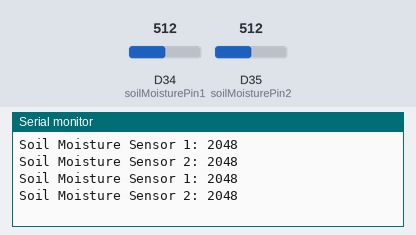
This sketch was run on a simulated Arduino Due. Parts: the last lines printed to the serial monitor. The test bench sets the inputs (shaded band); at power-on: D34 (soilMoisturePin1) = 512, D35 (soilMoisturePin2) = 512 (analog values on the 0–1023 scale).

Above: at 1.8 s.
1.9 s: D34 (soilMoisturePin1) set to 716
At 2.8 s:
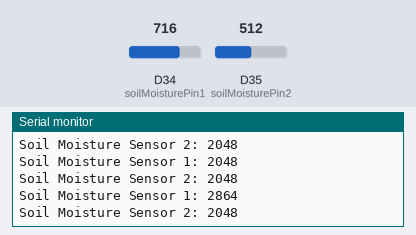
3.4 s: D35 (soilMoisturePin2) set to 716
At 4.7 s:
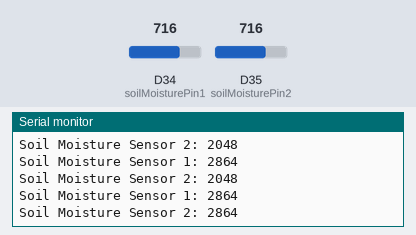
4.9 s: D34 (soilMoisturePin1) set to 900
At 5.8 s:
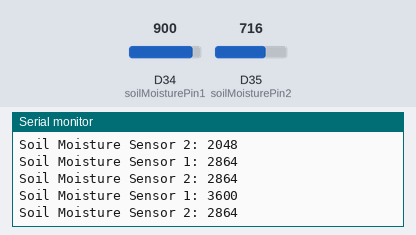
6.4 s: D35 (soilMoisturePin2) set to 900
At 7.3 s:
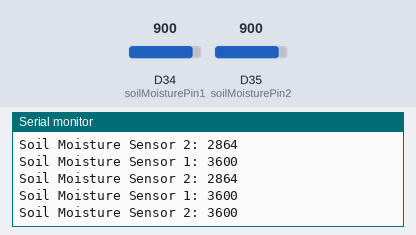
Timing chart, 0 to 8.9 s (numbered marks = the images above; inputs shaded):
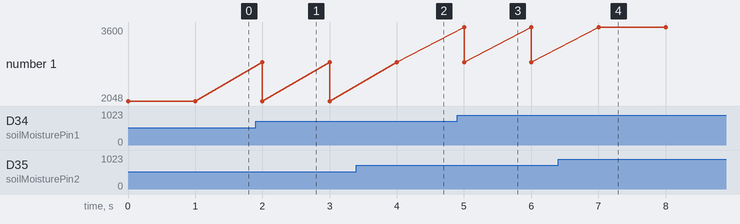

Measured:
- after the input at 1.9 s, the serial monitor: prints a new line after 0.10 s (image 1)
- after the input at 3.4 s, the serial monitor: prints a new line after 0.60 s (image 2)
- after the input at 4.9 s, the serial monitor: prints a new line after 0.10 s (image 3)
- after the input at 6.4 s, the serial monitor: prints a new line after 0.60 s (image 4)

The sketch:

Kalibrasi_Soil_Sensor.ino
```cpp
#include <Arduino.h>

const int soilMoisturePin1 = 34; // Pin untuk sensor kelembaban tanah 1
const int soilMoisturePin2 = 35; // Pin untuk sensor kelembaban tanah 2

void setup() {
  analogReadResolution(12);
  Serial.begin(115200); // Inisialisasi komunikasi serial
  pinMode(soilMoisturePin1, INPUT); // Atur pin sebagai input
  pinMode(soilMoisturePin2, INPUT); // Atur pin sebagai input
}

void loop() {
  // Baca nilai analog dari sensor kelembaban tanah
  int soilMoistureValue1 = analogRead(soilMoisturePin1);
  int soilMoistureValue2 = analogRead(soilMoisturePin2);

  // Tampilkan nilai ke Serial Monitor
  Serial.print("Soil Moisture Sensor 1: ");
  Serial.println(soilMoistureValue1);
  Serial.print("Soil Moisture Sensor 2: ");
  Serial.println(soilMoistureValue2);

  // Tambahkan sedikit penundaan sebelum pembacaan berikutnya
  delay(1000); // Delay 1 detik
}
```
